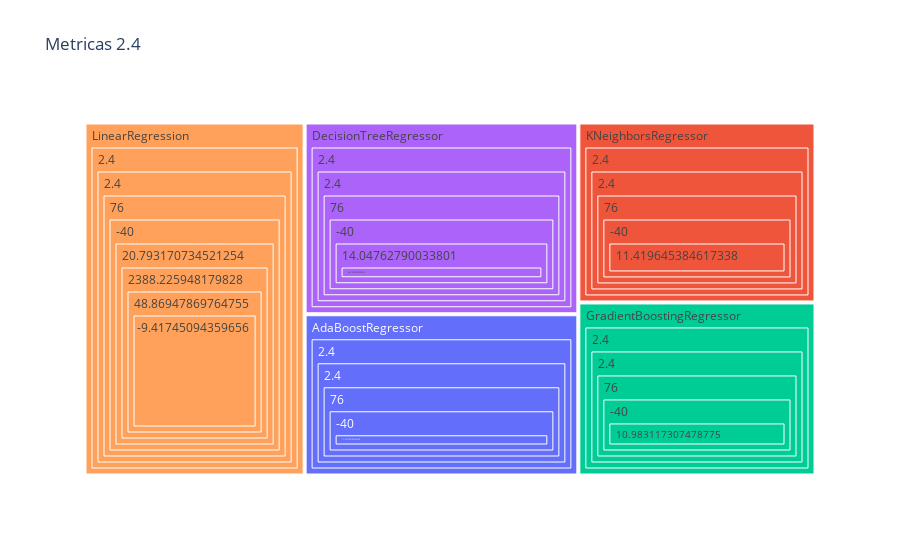

The cell this chart's notebook holds for it:
### Code cell
px.treemap(data_frame = df_metricas_2_4,
           values     = "MAE",
           path       = ["Modelo","karma_Q3","karma_Q1","Bigote superior","Bigote inferior","MAE","MSE","RMSE","R2"],
           hover_name = "Modelo",
           color      = "Modelo",
           title      = "Metricas 2.4")

### Figure 1 — Plotly figure (JSON) as saved in the notebook; plotly's stock layout.template omitted (floating-point values rounded to 4 significant figures)
{"data": [{"branchvalues": "total", "customdata": [["AdaBoostRegressor"], ["KNeighborsRegressor"], ["GradientBoostingRegressor"], ["DecisionTreeRegressor"], ["LinearRegression"], ["GradientBoostingRegressor"], ["AdaBoostRegressor"], ["KNeighborsRegressor"], ["DecisionTreeRegressor"], ["LinearRegression"], ["GradientBoostingRegressor"], ["AdaBoostRegressor"], ["KNeighborsRegressor"], ["DecisionTreeRegressor"], ["LinearRegression"], ["GradientBoostingRegressor"], ["KNeighborsRegressor"], ["AdaBoostRegressor"], ["DecisionTreeRegressor"], ["LinearRegression"], ["AdaBoostRegressor"], ["DecisionTreeRegressor"], ["GradientBoostingRegressor"], ["KNeighborsRegressor"], ["LinearRegression"], ["AdaBoostRegressor"], ["DecisionTreeRegressor"], ["GradientBoostingRegressor"], ["KNeighborsRegressor"], ["LinearRegression"], ["AdaBoostRegressor"], ["DecisionTreeRegressor"], ["GradientBoostingRegressor"], ["KNeighborsRegressor"], ["LinearRegression"], ["AdaBoostRegressor"], ["DecisionTreeRegressor"], ["GradientBoostingRegressor"], ["KNeighborsRegressor"], ["LinearRegression"], ["AdaBoostRegressor"], ["DecisionTreeRegressor"], ["GradientBoostingRegressor"], ["KNeighborsRegressor"], ["LinearRegression"]], "domain": {"x": [0, 1], "y": [0, 1]}, "hovertemplate": "<b>%{hovertext}</b><br><br>labels=%{label}<br>MAE=%{value}<br>parent=%{parent}<br>id=%{id}<br>Modelo=%{customdata[0]}<extra></extra>", "hovertext": ["AdaBoostRegressor", "KNeighborsRegressor", "GradientBoostingRegressor", "DecisionTreeRegressor", "LinearRegression", "GradientBoostingRegressor", "AdaBoostRegressor", "KNeighborsRegressor", "DecisionTreeRegressor", "LinearRegression", "GradientBoostingRegressor", "AdaBoostRegressor", "KNeighborsRegressor", "DecisionTreeRegressor", "LinearRegression", "GradientBoostingRegressor", "KNeighborsRegressor", "AdaBoostRegressor", "DecisionTreeRegressor", "LinearRegression", "AdaBoostRegressor", "DecisionTreeRegressor", "GradientBoostingRegressor", "KNeighborsRegressor", "LinearRegression", "AdaBoostRegressor", "DecisionTreeRegressor", "GradientBoostingRegressor", "KNeighborsRegressor", "LinearRegression", "AdaBoostRegressor", "DecisionTreeRegressor", "GradientBoostingRegressor", "KNeighborsRegressor", "LinearRegression", "AdaBoostRegressor", "DecisionTreeRegressor", "GradientBoostingRegressor", "KNeighborsRegressor", "LinearRegression", "AdaBoostRegressor", "DecisionTreeRegressor", "GradientBoostingRegressor", "KNeighborsRegressor", "LinearRegression"], "ids": ["AdaBoostRegressor/2.4/2.4/76/-40/11.811220169149749/232.3322376023912/15.24244854353759/-0.013434130754485185", "KNeighborsRegressor/2.4/2.4/76/-40/11.419645384617338/261.68515817579623/16.176685636303755/-0.1414716853073883", "GradientBoostingRegressor/2.4/2.4/76/-40/10.983117307478775/229.11121344458275/15.136420100029687/0.0006159892426123026", "DecisionTreeRegressor/2.4/2.4/76/-40/14.04762790033801/423.4272680404674/20.577348421030038/-0.8469914022810627", "LinearRegression/2.4/2.4/76/-40/20.793170734521254/2388.225948179828/48.86947869764755/-9.41745094359656", "GradientBoostingRegressor/2.4/2.4/76/-40/10.983117307478775/229.11121344458275/15.136420100029687", "AdaBoostRegressor/2.4/2.4/76/-40/11.811220169149749/232.3322376023912/15.24244854353759", "KNeighborsRegressor/2.4/2.4/76/-40/11.419645384617338/261.68515817579623/16.176685636303755", "DecisionTreeRegressor/2.4/2.4/76/-40/14.04762790033801/423.4272680404674/20.577348421030038", "LinearRegression/2.4/2.4/76/-40/20.793170734521254/2388.225948179828/48.86947869764755", "GradientBoostingRegressor/2.4/2.4/76/-40/10.983117307478775/229.11121344458275", "AdaBoostRegressor/2.4/2.4/76/-40/11.811220169149749/232.3322376023912", "KNeighborsRegressor/2.4/2.4/76/-40/11.419645384617338/261.68515817579623", "DecisionTreeRegressor/2.4/2.4/76/-40/14.04762790033801/423.4272680404674", "LinearRegression/2.4/2.4/76/-40/20.793170734521254/2388.225948179828", "GradientBoostingRegressor/2.4/2.4/76/-40/10.983117307478775", "KNeighborsRegressor/2.4/2.4/76/-40/11.419645384617338", "AdaBoostRegressor/2.4/2.4/76/-40/11.811220169149749", "DecisionTreeRegressor/2.4/2.4/76/-40/14.04762790033801", "LinearRegression/2.4/2.4/76/-40/20.793170734521254", "AdaBoostRegressor/2.4/2.4/76/-40", "DecisionTreeRegressor/2.4/2.4/76/-40", "GradientBoostingRegressor/2.4/2.4/76/-40", "KNeighborsRegressor/2.4/2.4/76/-40", "LinearRegression/2.4/2.4/76/-40", "AdaBoostRegressor/2.4/2.4/76", "DecisionTreeRegressor/2.4/2.4/76", "GradientBoostingRegressor/2.4/2.4/76", "KNeighborsRegressor/2.4/2.4/76", "LinearRegression/2.4/2.4/76", "AdaBoostRegressor/2.4/2.4", "DecisionTreeRegressor/2.4/2.4", "GradientBoostingRegressor/2.4/2.4", "KNeighborsRegressor/2.4/2.4", "LinearRegression/2.4/2.4", "AdaBoostRegressor/2.4", "DecisionTreeRegressor/2.4", "GradientBoostingRegressor/2.4", "KNeighborsRegressor/2.4", "LinearRegression/2.4", "AdaBoostRegressor", "DecisionTreeRegressor", "GradientBoostingRegressor", "KNeighborsRegressor", "LinearRegression"], "labels": ["-0.013434130754485185", "-0.1414716853073883", "0.0006159892426123026", "-0.8469914022810627", "-9.41745094359656", "15.136420100029687", "15.24244854353759", "16.176685636303755", "20.577348421030038", "48.86947869764755", "229.11121344458275", "232.3322376023912", "261.68515817579623", "423.4272680404674", "2388.225948179828", "10.983117307478775", "11.419645384617338", "11.811220169149749", "14.04762790033801", "20.793170734521254", "-40", "-40", "-40", "-40", "-40", "76", "76", "76", "76", "76", "2.4", "2.4", "2.4", "2.4", "2.4", "2.4", "2.4", "2.4", "2.4", "2.4", "AdaBoostRegressor", "DecisionTreeRegressor", "GradientBoostingRegressor", "KNeighborsRegressor", "LinearRegression"], "marker": {"colors": ["#636efa", "#EF553B", "#00cc96", "#ab63fa", "#FFA15A", "#00cc96", "#636efa", "#EF553B", "#ab63fa", "#FFA15A", "#00cc96", "#636efa", "#EF553B", "#ab63fa", "#FFA15A", "#00cc96", "#EF553B", "#636efa", "#ab63fa", "#FFA15A", "#636efa", "#ab63fa", "#00cc96", "#EF553B", "#FFA15A", "#636efa", "#ab63fa", "#00cc96", "#EF553B", "#FFA15A", "#636efa", "#ab63fa", "#00cc96", "#EF553B", "#FFA15A", "#636efa", "#ab63fa", "#00cc96", "#EF553B", "#FFA15A", "#636efa", "#ab63fa", "#00cc96", "#EF553B", "#FFA15A"]}, "name": "", "parents": ["AdaBoostRegressor/2.4/2.4/76/-40/11.811220169149749/232.3322376023912/15.24244854353759", "KNeighborsRegressor/2.4/2.4/76/-40/11.419645384617338/261.68515817579623/16.176685636303755", "GradientBoostingRegressor/2.4/2.4/76/-40/10.983117307478775/229.11121344458275/15.136420100029687", "DecisionTreeRegressor/2.4/2.4/76/-40/14.04762790033801/423.4272680404674/20.577348421030038", "LinearRegression/2.4/2.4/76/-40/20.793170734521254/2388.225948179828/48.86947869764755", "GradientBoostingRegressor/2.4/2.4/76/-40/10.983117307478775/229.11121344458275", "AdaBoostRegressor/2.4/2.4/76/-40/11.811220169149749/232.3322376023912", "KNeighborsRegressor/2.4/2.4/76/-40/11.419645384617338/261.68515817579623", "DecisionTreeRegressor/2.4/2.4/76/-40/14.04762790033801/423.4272680404674", "LinearRegression/2.4/2.4/76/-40/20.793170734521254/2388.225948179828", "GradientBoostingRegressor/2.4/2.4/76/-40/10.983117307478775", "AdaBoostRegressor/2.4/2.4/76/-40/11.811220169149749", "KNeighborsRegressor/2.4/2.4/76/-40/11.419645384617338", "DecisionTreeRegressor/2.4/2.4/76/-40/14.04762790033801", "LinearRegression/2.4/2.4/76/-40/20.793170734521254", "GradientBoostingRegressor/2.4/2.4/76/-40", "KNeighborsRegressor/2.4/2.4/76/-40", "AdaBoostRegressor/2.4/2.4/76/-40", "DecisionTreeRegressor/2.4/2.4/76/-40", "LinearRegression/2.4/2.4/76/-40", "AdaBoostRegressor/2.4/2.4/76", "DecisionTreeRegressor/2.4/2.4/76", "GradientBoostingRegressor/2.4/2.4/76", "KNeighborsRegressor/2.4/2.4/76", "LinearRegression/2.4/2.4/76", "AdaBoostRegressor/2.4/2.4", "DecisionTreeRegressor/2.4/2.4", "GradientBoostingRegressor/2.4/2.4", "KNeighborsRegressor/2.4/2.4", "LinearRegression/2.4/2.4", "AdaBoostRegressor/2.4", "DecisionTreeRegressor/2.4", "GradientBoostingRegressor/2.4", "KNeighborsRegressor/2.4", "LinearRegression/2.4", "AdaBoostRegressor", "DecisionTreeRegressor", "GradientBoostingRegressor", "KNeighborsRegressor", "LinearRegression", "", "", "", "", ""], "type": "treemap", "values": [11.81, 11.42, 10.98, 14.05, 20.79, 10.98, 11.81, 11.42, 14.05, 20.79, 10.98, 11.81, 11.42, 14.05, 20.79, 10.98, 11.42, 11.81, 14.05, 20.79, 11.81, 14.05, 10.98, 11.42, 20.79, 11.81, 14.05, 10.98, 11.42, 20.79, 11.81, 14.05, 10.98, 11.42, 20.79, 11.81, 14.05, 10.98, 11.42, 20.79, 11.81, 14.05, 10.98, 11.42, 20.79]}], "layout": {"legend": {"tracegroupgap": 0}, "title": {"text": "Metricas 2.4"}}}
